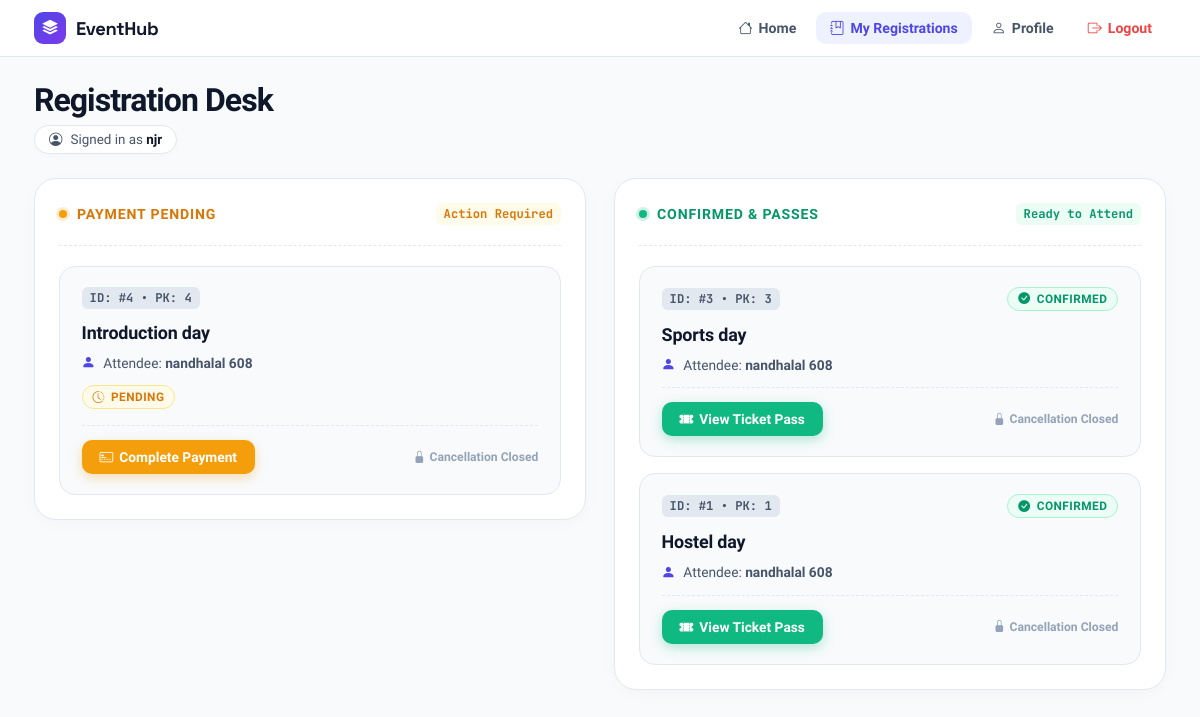
/my-registrations/ (signed in), run on an earlier commit of the app's database.
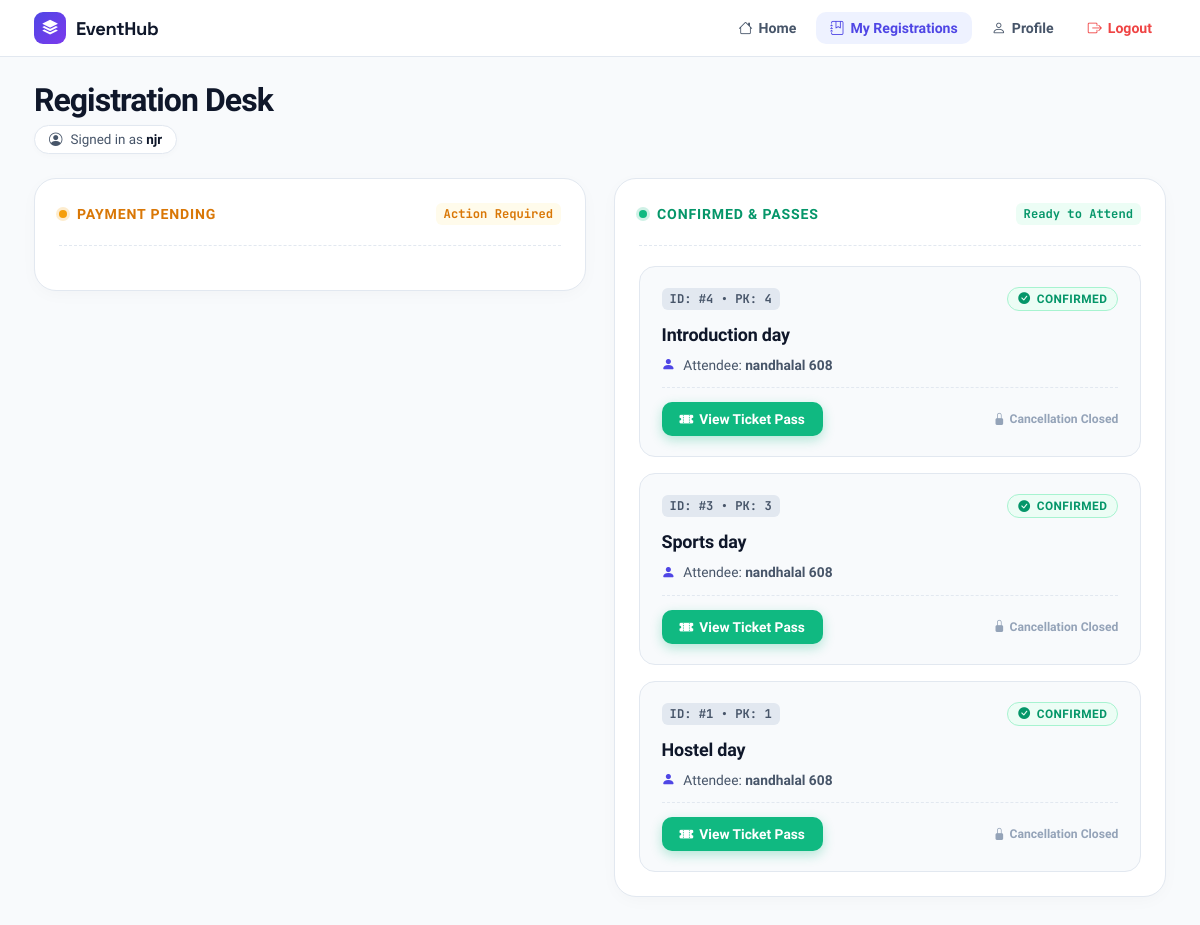
And on a later commit of the database.
### myapp/models.py (models this page shows, shortened)
class Registration(models.Model):
    STATUS = (
        ('Pending', 'Pending'),
        ('Paid', 'Paid'),
    )
    user = models.ForeignKey(User, on_delete=models.CASCADE)
    event = models.ForeignKey(Event, on_delete=models.CASCADE)
    full_name = models.CharField(max_length=150)
    college = models.CharField(max_length=200)
    department = models.CharField(max_length=150)
    semester = models.CharField(max_length=50)
    phone = models.CharField(max_length=15)
    email = models.EmailField()
    payment_status = models.CharField(max_length=20, choices=STATUS, default='Pending')
    attendance = models.BooleanField(default=False)
    registration_date = models.DateTimeField(auto_now_add=True)

class Event(models.Model):
    title = models.CharField(max_length=200)
    category = models.CharField(max_length=100)
    venue = models.CharField(max_length=200)
    event_date = models.DateField()
    event_time = models.TimeField()
    last_date = models.DateField()
    description = models.TextField()
    image = models.ImageField(upload_to='events/')
    total_seats = models.IntegerField()
    registration_fee = models.DecimalField(max_digits=8, decimal_places=2)
    brochure = models.FileField(upload_to='brochures/', blank=True, null=True)
    status = models.BooleanField(default=True)

### myapp/views.py (the view)
# urls.py: path('my-registrations/', views.my_registrations, name='my_registrations'),
@login_required(login_url='login')
def my_registrations(request):
    registrations = Registration.objects.filter(
        user=request.user
    ).order_by('-registration_date')
    for reg in registrations:
        reg.can_cancel = (timezone.now() - reg.registration_date) <= timedelta(days=7)
    return render(request,
                  'user/my_registrations.html',
                  {
                      'registrations': registrations
                  })

### templates/user/my_registrations.html (shortened to what the changed rows need)
<!DOCTYPE html>
<html lang="en">
<head>
    <link rel="stylesheet" href="https://cdn.jsdelivr.net/npm/bootstrap-icons@1.11.3/font/bootstrap-icons.min.css">
</head>
<body>
<div class="page-header-wrap">
    <h1 class="page-title">Registration Desk</h1>
</div>
<div class="workspace-grid">
    <div class="panel-column">
        {% for reg in registrations %}
            {% if reg.payment_status == "Pending" %}
            <div class="registration-item-card">
                <div class="reg-top-bar">
                    <span class="reg-id-badge">ID: #{{ reg.id }} &bull; PK: {{ reg.pk }}</span>
                </div>
                <h4 class="event-title-h4">{{ reg.event.title }}</h4>
                <div class="attendee-row">
                    <i class="bi bi-person-fill"></i>
                    <span>Attendee: <strong>{{ reg.full_name }}</strong></span>
                </div>
                <div>
                    <span class="status-pill pending">
                        <i class="bi bi-clock-history"></i> {{ reg.payment_status }}
                    </span>
                </div>
                <div class="action-tray">
                    <a class="action-btn pay" href="{% url 'payment' reg.id %}">
                        <i class="bi bi-credit-card-2-front"></i> Complete Payment
                    </a>
                    {% if reg.can_cancel %}
                    <a class="action-btn cancel" href="{% url 'cancel_registration' reg.id %}" onclick="if(confirm('Are you sure you want to cancel this ticket?')) { alert('Your amount will be credited to you in 5 working days.'); return true; } else { return false; }">
                        <i class="bi bi-x-circle"></i> Cancel
                    </a>
                    {% else %}
                    <span class="cancel-lock-tag">
                        <i class="bi bi-lock-fill"></i> Cancellation Closed
                    </span>
                    {% endif %}
                </div>
            </div>
            {% endif %}
        {% empty %}
            <div class="empty-column-box">
                <i class="bi bi-check2-circle text-success"></i>
                <p>No pending payments. You're all caught up!</p>
            </div>
        {% endfor %}
    </div>
    <div class="panel-column">
        {% for reg in registrations %}
            {% if reg.payment_status != "Pending" %}
            <div class="registration-item-card">
                <div class="reg-top-bar">
                    <span class="reg-id-badge">ID: #{{ reg.id }} &bull; PK: {{ reg.pk }}</span>
                    <span class="status-pill ready" style="margin-bottom: 0;">
                        <i class="bi bi-check-circle-fill"></i> Confirmed
                    </span>
                </div>
                <h4 class="event-title-h4">{{ reg.event.title }}</h4>
                <div class="attendee-row">
                    <i class="bi bi-person-fill"></i>
                    <span>Attendee: <strong>{{ reg.full_name }}</strong></span>
                </div>
                <div class="action-tray">
                    <a class="action-btn ticket" href="{% url 'ticket' reg.id %}">
                        <i class="bi bi-ticket-perforated-fill"></i> View Ticket Pass
                    </a>
                    {% if reg.can_cancel %}
                    <a class="action-btn cancel" href="{% url 'cancel_registration' reg.id %}" onclick="if(confirm('Are you sure you want to cancel this ticket?')) { alert('Your amount will be credited to you in 5 working days.'); return true; } else { return false; }">
                        <i class="bi bi-x-circle"></i> Cancel
                    </a>
                    {% else %}
                    <span class="cancel-lock-tag">
                        <i class="bi bi-lock-fill"></i> Cancellation Closed
                    </span>
                    {% endif %}
                </div>
            </div>
            {% endif %}
        {% empty %}
            <div class="empty-column-box">
                <i class="bi bi-ticket-perforated"></i>
                <p>No confirmed event passes yet.</p>
            </div>
        {% endfor %}
    </div>
</div>
</body>
</html>

What changed in the data, as far as the page shows it:
changed Registration "Introduction day": moves from the list under "PAYMENT PENDING" to the list under "CONFIRMED & PASSES"
